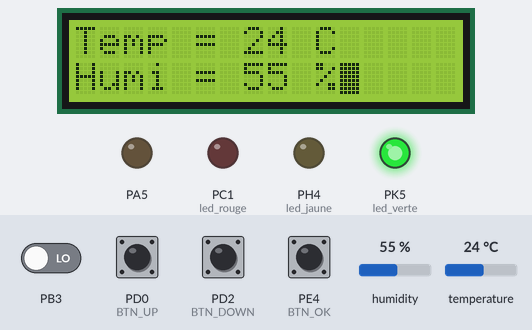
A program run on a simulated ATmega2560, built with avr-gcc and emulated at 1 MHz (the files do not name the chip). On the bench: 16×2 character LCD, output pins drawn as LEDs (lit = HIGH). Wiring (inferred from the names in the program): DHT11 sensor: data PD7. Wiring (inferred from the signals the program sends): character LCD (HD44780): RS PA4; E PA6; data PA0, PA1, PA2, PA3. The inputs (shaded band) are chosen by the test bench; at power-on: PD0 (BTN_UP), PD2 (BTN_DOWN), PE4 (BTN_OK) HIGH, PB3 LOW, humidity 55 %, temperature 24 °C. Pins used as bus, display or sensor lines are not drawn.

Above: at 1.8 s.
1.9 s: PB3 driven HIGH
At 2.5 s:
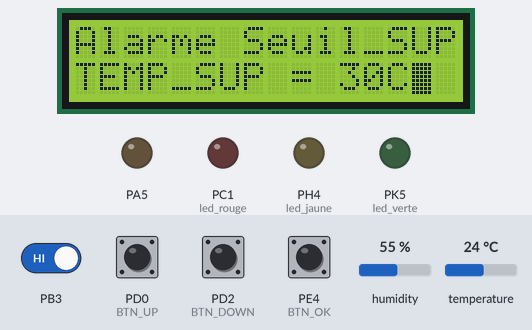
3.7 s: PD2 (BTN_DOWN) pulled LOW for 1.3 s
At 5.8 s:
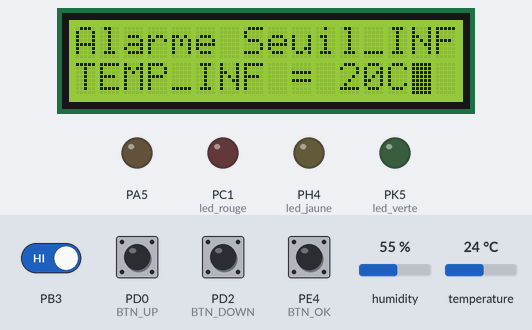
6.5 s: PB3 driven LOW
At 7.2 s:
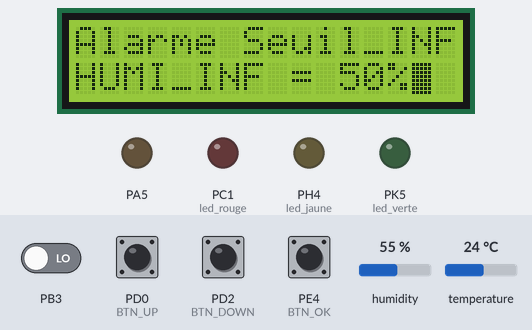
8.1 s: PD0 (BTN_UP) pulled LOW for 1.3 s
At 10.4 s:
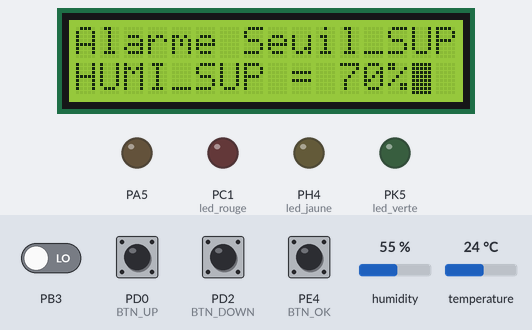
16.4 s: PE4 (BTN_OK) pulled LOW for 1.3 s
At 18.54 s:
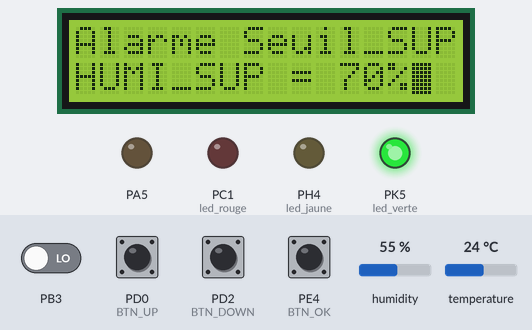
Timing chart, 0 to 20.0 s (numbered marks = the images above; inputs shaded):
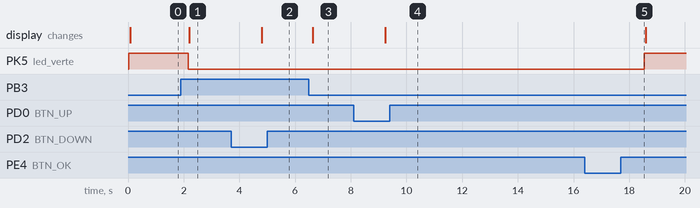

Measured:
- after the input at 1.9 s, PK5 (led_verte): HIGH → LOW after 0.27 s; the display: changes after 0.30 s (image 1)
- after the input at 3.7 s, the display: changes after 1.1 s (image 2)
- after the input at 6.5 s, the display: changes after 0.14 s (image 3)
- after the input at 8.1 s, the display: changes after 1.1 s (image 4)
- after the input at 16.4 s, PK5 (led_verte): LOW → HIGH after 2.1 s

The program:

main.c
```c
/*
 * dht11_projet.c
 */

#include <avr/io.h>
#define F_CPU 1000000UL
#include <util/delay.h>
#include <stdlib.h>
#include <avr/interrupt.h>
#include <stdio.h>
#include <string.h>

#include "lcd_4bits.h"

// === Définition des broches pour LEDs ===

#define led_rouge PC1
#define led_jaune PH4
#define led_verte PK5

// === Capteur DHT11 ===

#define DHT11_PIN PD7

// === Boutons physiques ===

#define BTN_UP PD0 // Augmenter les seuils
#define BTN_DOWN PD2 // Diminuer les seuils
#define BTN_TEMP_HUM PB3 // Car il n'y a pas d'interruption sur le port PH3 : // Changer entre température et humidité
#define BTN_OK PE4 // Valider / quitter le mode réglage

// Variables globales

// === Variables globales pour état des boutons (modifiées dans les interruptions) ===

volatile uint8_t btn_up = 0;
volatile uint8_t btn_down = 0;
volatile uint8_t btn_temp_hum = 0;
volatile uint8_t btn_ok = 0;

// === États de fonctionnement ===

uint8_t mode_reglage = 0;
uint8_t type_selection = 0;
uint8_t seuil_selection = 0;

// === Valeurs lues ===

uint8_t temp_actuelle = 25;
uint8_t hum_actuelle = 60;

// === Seuils par défaut ===

uint8_t temp_sup = 30;
uint8_t temp_inf = 20;
uint8_t hum_sup = 70;
uint8_t hum_inf = 50;

// === Buffer pour affichage LCD ===
char buffer[32];

// === Prototypes de fonctions ===

void init_ports(void);
void mesure_temp_hum(void);
void reglage_alarme(void);
void alarme(void);
uint8_t lire_dht11(uint8_t *temp, uint8_t *hum);

// === Initialisation des ports et des interruptions ===

void init_ports(void)
{
	// LEDs en sortie
    DDRC |= (1 << led_rouge);
    DDRH |= (1 << led_jaune);
    DDRK |= (1 << led_verte);

	// Éteindre les LEDs au départ
    PORTC &= ~(1 << led_rouge);
    PORTH &= ~(1 << led_jaune);
    PORTK &= ~(1 << led_verte);

	// Boutons en entrée avec pull-up
    DDRD &= ~((1 << BTN_UP) | (1 << BTN_DOWN));
    DDRE &= ~(1 << BTN_OK);
    DDRH &= ~(1 << BTN_TEMP_HUM);

    PORTD |= ((1 << BTN_UP) | (1 << BTN_DOWN));
    PORTE |= (1 << BTN_OK);
    PORTH |= (1 << BTN_TEMP_HUM);

	// Configuration des interruptions externes
    EICRA = (1 << ISC01) | (1 << ISC21);// INT0, INT2 sur front descendant
    EICRB = (1 << ISC41);				// INT4 sur front descendant
    EIMSK = (1 << INT0) | (1 << INT2) | (1 << INT4);// Activer INT0, INT2, INT4
	// Interruption Pin Change pour PB3
    PCICR = (1 << PCIE0);  // Autoriser interruptions sur PCINT0 (PB)
    PCMSK0 = (1 << PCINT3);// Activer PCINT3 pour PB3
    sei();
}

// === Gestion des interruptions ===
ISR(INT0_vect) { btn_up = 1; }
ISR(INT2_vect) { btn_down = 1; }
ISR(INT4_vect) { btn_ok = 1; }
ISR(PCINT0_vect) { btn_temp_hum = 1; }

// === Lecture du capteur DHT11 (Fusion de start_dht11 reponse_dht11 et transmission_dht11 ) ===
uint8_t lire_dht11(uint8_t *temp, uint8_t *hum)
{
    uint8_t dht_data[5] = {0};
    uint8_t i, j;

	// Envoi du signal de démarrage(start_dht11)
    DDRD |= (1 << DHT11_PIN);
    PORTD &= ~(1 << DHT11_PIN);
    _delay_ms(20);
    PORTD |= (1 << DHT11_PIN);
    _delay_us(20);
    DDRD &= ~(1 << DHT11_PIN);

	// Attente de la réponse(reponse_dht11)
    while(PIND & (1 << DHT11_PIN));
    while(!(PIND & (1 << DHT11_PIN)));
    while(PIND & (1 << DHT11_PIN));

	// Lecture des 5 octets (40 bits) (transmission_dht11)
    for(i = 0; i < 5; i++) {
        uint8_t tampon = 0;
        for(j = 0; j < 8; j++) {
            while(!(PIND & (1 << DHT11_PIN)));
            _delay_us(30);
            if(PIND & (1 << DHT11_PIN))
                tampon = (tampon << 1) | 1;
            else
                tampon = (tampon << 1);
            while(PIND & (1 << DHT11_PIN));
        }
        dht_data[i] = tampon;
    }

	 // Vérification du checksum
    if ((uint8_t)(dht_data[0] + dht_data[1] + dht_data[2] + dht_data[3]) == dht_data[4]) {
        *hum = dht_data[0];
        *temp = dht_data[2];
        return 1;
    }

    return 0;
}

// === Affichage des mesures sur LCD ===
void mesure_temp_hum(void)
{
    PORTK |= (1 << led_verte);// LED verte allumée (fonctionnement normal)

    if (lire_dht11(&temp_actuelle, &hum_actuelle)) {
        cls_LCD();
        pos_xy(1, 1);
        sprintf(buffer, "Temp = %d C", temp_actuelle);
        Write_LCD(buffer);
        pos_xy(1, 2);
        sprintf(buffer, "Humi = %d %%", hum_actuelle);
        Write_LCD(buffer);
    }
}

// === Mode réglage des seuils ===
void reglage_alarme(void)
{
    PORTK &= ~(1 << led_verte);// Éteindre LED verte pour indiquer réglage

    while(1)
    {
		// Quitter le mode réglage si bouton OK maintenu
        if(btn_ok) {
            btn_ok = 0;
            _delay_ms(1000);
            if(!(PINE & (1 << BTN_OK))) {
                mode_reglage = 0;
                return;
            }
        }
		// Bascule entre température et humidité
        if(btn_temp_hum) {
            btn_temp_hum = 0;
            type_selection = !type_selection;
        }

		// Augmentation des seuils
        if(btn_up) {
            btn_up = 0;
            _delay_ms(1000);
            if(!(PIND & (1 << BTN_UP))) {
                seuil_selection = 0;// Sélectionner seuil haut
            } else {
                if(type_selection == 0) {
					// Température
                    if(seuil_selection == 0 && temp_sup < 50) temp_sup++;
                    else if(seuil_selection == 1 && temp_inf < temp_sup) temp_inf++;
                } else {
					// Humidité
                    if(seuil_selection == 0 && hum_sup <= 90) hum_sup += 10;
                    else if(seuil_selection == 1 && hum_inf <= hum_sup) hum_inf += 10;
                }
            }
        }

		// Diminution des seuils
        if(btn_down) {
            btn_down = 0;
            _delay_ms(1000);
            if(!(PIND & (1 << BTN_DOWN))) {
                seuil_selection = 1;// Sélectionner seuil bas
            } else {
                if(type_selection == 0) {
                    if(seuil_selection == 0 && temp_sup > temp_inf) temp_sup--;
                    else if(seuil_selection == 1 && temp_inf > 0) temp_inf--;
                } else {
                    if(seuil_selection == 0 && hum_sup >= hum_inf + 10) hum_sup -= 10;
                    else if(seuil_selection == 1 && hum_inf >= 10) hum_inf -= 10;
                }
            }
        }

		// Affichage LCD des seuils
        cls_LCD();
        pos_xy(1, 1);
        if(seuil_selection == 0) Write_LCD("Alarme Seuil_SUP");
        else Write_LCD("Alarme Seuil_INF");

        pos_xy(1, 2);
        if(type_selection == 0) {
            if(seuil_selection == 0)
                sprintf(buffer, "TEMP_SUP = %dC", temp_sup);
            else
                sprintf(buffer, "TEMP_INF = %dC", temp_inf);
        } else {
            if(seuil_selection == 0)
                sprintf(buffer, "HUMI_SUP = %d%%", hum_sup);
            else
                sprintf(buffer, "HUMI_INF = %d%%", hum_inf);
        }
        Write_LCD(buffer);

        _delay_ms(200);
    }
}

// === Gestion de l'alarme ===
void alarme(void)
{
    uint8_t compteur_temp = 0;

	// Vérification si la température est hors seuil pendant 3 mesures consécutives
    for (uint8_t i = 0; i < 3; i++) {
        lire_dht11(&temp_actuelle, &hum_actuelle);
        if (temp_actuelle > temp_sup || temp_actuelle < temp_inf)
            compteur_temp++;
        _delay_ms(200);
    }

	// Si température anormale confirmée
    if (compteur_temp >= 3) {
        PORTK &= ~(1 << led_verte);
        while (1) {
            lire_dht11(&temp_actuelle, &hum_actuelle);
            if (temp_actuelle <= temp_sup && temp_actuelle >= temp_inf)
                break;

            cls_LCD();
            pos_xy(1, 1);
            Write_LCD("!!!ALARME!!!");
            pos_xy(1, 2);
            sprintf(buffer, "TEMP = %d C", temp_actuelle);
            Write_LCD(buffer);
            PORTC ^= (1 << led_rouge);
            _delay_ms(300);
        }
        PORTC &= ~(1 << led_rouge);
        PORTK |= (1 << led_verte);
    }

	// Vérification humidité
    uint8_t compteur_hum = 0;
    for (uint8_t i = 0; i < 3; i++) {
        lire_dht11(&temp_actuelle, &hum_actuelle);
        if (hum_actuelle > hum_sup || hum_actuelle < hum_inf)
            compteur_hum++;
        _delay_ms(200);
    }

    if (compteur_hum >= 3) {
        PORTK &= ~(1 << led_verte);
        while (1) {
            lire_dht11(&temp_actuelle, &hum_actuelle);
            if (hum_actuelle <= hum_sup && hum_actuelle >= hum_inf)
                break;

            cls_LCD();
            pos_xy(1, 1);
            Write_LCD("!!!ALARME!!!");
            pos_xy(1, 2);
            sprintf(buffer, "HUMI = %d %%", hum_actuelle);
            Write_LCD(buffer);
            PORTH ^= (1 << led_jaune);
            _delay_ms(300);
        }
        PORTH &= ~(1 << led_jaune);
        PORTK |= (1 << led_verte);
    }
}

// === Fonction principale ===
int main(void)
{
    init_ports();
    init_LCD();
    cls_LCD();

    while(1)
    {
		mesure_temp_hum();

		// Entrée en mode réglage si combinaison de boutons détectée
        if((btn_up && btn_down) || btn_temp_hum) {
            btn_up = 0;
            btn_down = 0;
            btn_temp_hum = 0;
            mode_reglage = 1;
        }

		// Mode réglage actif
        if(mode_reglage) {
	        reglage_alarme();
			// Lancement alarme si seuil dépassé après réglage
	         if(hum_actuelle > hum_sup || hum_actuelle < hum_inf || temp_actuelle >= temp_sup || temp_actuelle <= temp_inf ) {
	        alarme();
			 }
        }

        _delay_ms(1000);
    }
}
```

lcd_4bits.h
```c
/* Pilote pour LCD alphanumérique 16x2 */
/* Adapté par DJIGUIMDE Oumaro Titans */
#include <string.h>
#include <stdio.h>

// Définitions pour le LCD (16x2)
#define LCD_D4  0x01    // PA0
#define LCD_D5  0x02    // PA1
#define LCD_D6  0x04    // PA2
#define LCD_D7  0x08    // PA3
#define LCD_RS  0x10    // PA4
#define LCD_RW  0x20    // PA5
#define LCD_EN  0x40    // PA6

#define LCD_length     16  // 16 caractères par ligne
#define LCD_lines      2   // 2 lignes

// Fonctions de base pour le LCD en mode 4 bits

void Write_Cmd1(unsigned char value) {
	PORTA &= ~(LCD_EN + LCD_RS + LCD_RW);
	PORTA = (value & (0xF0)) >> 4;
	PORTA |= LCD_EN;
	_delay_us(5);
	PORTA &= ~LCD_EN;
	_delay_us(5);
}

void Write_Cmd(unsigned char value) {
	PORTA &= ~(LCD_EN + LCD_RS + LCD_RW);
	PORTA = (value & (0xF0)) >> 4;
	PORTA |= LCD_EN;
	_delay_us(5);
	PORTA &= ~LCD_EN;
	_delay_us(5);
	PORTA = value & 0x0F;
	PORTA |= LCD_EN;
	_delay_us(5);
	PORTA &= ~LCD_EN;
	_delay_us(5);
}

/* Initialisation du LCD en mode 4 bits */
void init_LCD(void) {
	DDRA |= LCD_EN + LCD_RS + LCD_RW;
	DDRA |= LCD_D4 + LCD_D5 + LCD_D6 + LCD_D7;
	_delay_ms(15);
	Write_Cmd1(0x30);
	_delay_ms(5);
	Write_Cmd1(0x30);
	_delay_us(100);
	Write_Cmd1(0x30);
	_delay_us(50);
	Write_Cmd1(0x20);
	_delay_us(50);
	Write_Cmd(0x28); // Mode 4 bits, 2 lignes
	_delay_us(50);
	Write_Cmd(0x08);
	_delay_us(50);
	Write_Cmd(0x01);
	_delay_ms(2);
	Write_Cmd(0x06);
	_delay_us(50);
	Write_Cmd(0x0F);
	_delay_us(50);
}

void Write_Data(unsigned char value) {
	PORTA &= ~(LCD_EN + LCD_RW);
	PORTA |= LCD_RS;
	PORTA = (value & (0xF0)) >> 4;
	PORTA |= LCD_RS;
	PORTA |= LCD_EN;
	_delay_us(100);
	PORTA &= ~LCD_EN;
	_delay_us(100);
	PORTA = value & 0x0F;
	PORTA |= LCD_RS;
	PORTA |= LCD_EN;
	_delay_us(100);
	PORTA &= ~LCD_EN;
	_delay_us(100);
}

void Write_LCD(char message[]) {
	unsigned char i;
	for(i = 0; i < strlen(message); i++) {
		Write_Data(message[i]);
		_delay_us(150);
	}
}

void ligne_1(unsigned char value) {
	Write_Cmd(0x80 + (value-1)); // Adresse ligne 1 (16x2)
	_delay_us(50);
}

void ligne_2(unsigned char value) {
	Write_Cmd(0xC0 + (value-1)); // Adresse ligne 2 (16x2)
	_delay_us(50);
}

void pos_xy(unsigned char x, unsigned char y) {
	if (x <= LCD_length && y <= LCD_lines) {
		switch (y) {
			case 1: ligne_1(x); break;
			case 2: ligne_2(x); break;
		}
	}
	_delay_ms(2);
}

void cls_LCD(void) {
	Write_Cmd(0x01);
	_delay_ms(2);
}
```
